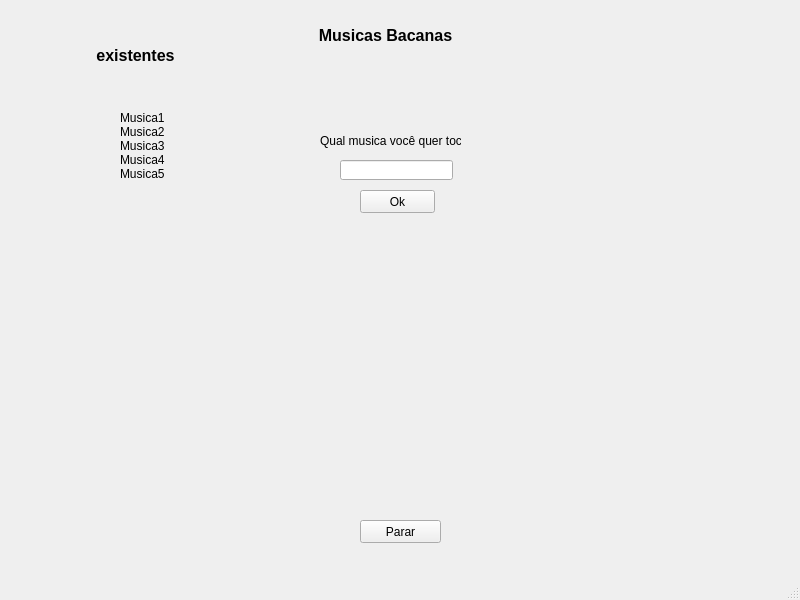
<?xml version="1.0" encoding="UTF-8"?>
<ui version="4.0">
 <class>MainWindow</class>
 <widget class="QMainWindow" name="MainWindow">
  <property name="geometry">
   <rect>
    <x>0</x>
    <y>0</y>
    <width>800</width>
    <height>600</height>
   </rect>
  </property>
  <property name="windowTitle">
   <string>MainWindow</string>
  </property>
  <widget class="QWidget" name="centralwidget">
   <widget class="QLabel" name="label_6">
    <property name="geometry">
     <rect>
      <x>260</x>
      <y>20</y>
      <width>251</width>
      <height>31</height>
     </rect>
    </property>
    <property name="font">
     <font>
      <pointsize>12</pointsize>
      <weight>75</weight>
      <bold>true</bold>
     </font>
    </property>
    <property name="text">
     <string>Musicas Bacanas</string>
    </property>
    <property name="alignment">
     <set>Qt::AlignCenter</set>
    </property>
   </widget>
   <widget class="QLabel" name="label_7">
    <property name="geometry">
     <rect>
      <x>140</x>
      <y>290</y>
      <width>521</width>
      <height>211</height>
     </rect>
    </property>
    <property name="font">
     <font>
      <pointsize>12</pointsize>
      <weight>75</weight>
      <bold>true</bold>
     </font>
    </property>
    <property name="text">
     <string/>
    </property>
    <property name="alignment">
     <set>Qt::AlignCenter</set>
    </property>
   </widget>
   <widget class="QPushButton" name="pushButton_2">
    <property name="geometry">
     <rect>
      <x>360</x>
      <y>520</y>
      <width>81</width>
      <height>23</height>
     </rect>
    </property>
    <property name="text">
     <string>Parar</string>
    </property>
   </widget>
   <widget class="QLabel" name="label_8">
    <property name="geometry">
     <rect>
      <x>320</x>
      <y>70</y>
      <width>141</width>
      <height>141</height>
     </rect>
    </property>
    <property name="text">
     <string>Qual musica você quer tocar</string>
    </property>
   </widget>
   <widget class="QLineEdit" name="lineEdit">
    <property name="geometry">
     <rect>
      <x>340</x>
      <y>160</y>
      <width>113</width>
      <height>20</height>
     </rect>
    </property>
   </widget>
   <widget class="QPushButton" name="pushButton">
    <property name="geometry">
     <rect>
      <x>360</x>
      <y>190</y>
      <width>75</width>
      <height>23</height>
     </rect>
    </property>
    <property name="text">
     <string>Ok</string>
    </property>
   </widget>
   <widget class="QLabel" name="label">
    <property name="geometry">
     <rect>
      <x>120</x>
      <y>80</y>
      <width>47</width>
      <height>131</height>
     </rect>
    </property>
    <property name="text">
     <string>Musica1 Musica2 Musica3 Musica4 Musica5</string>
    </property>
    <property name="wordWrap">
     <bool>true</bool>
    </property>
   </widget>
   <widget class="QLabel" name="label_9">
    <property name="geometry">
     <rect>
      <x>10</x>
      <y>40</y>
      <width>251</width>
      <height>31</height>
     </rect>
    </property>
    <property name="font">
     <font>
      <pointsize>12</pointsize>
      <weight>75</weight>
      <bold>true</bold>
     </font>
    </property>
    <property name="text">
     <string>existentes</string>
    </property>
    <property name="alignment">
     <set>Qt::AlignCenter</set>
    </property>
   </widget>
  </widget>
  <widget class="QMenuBar" name="menubar">
   <property name="geometry">
    <rect>
     <x>0</x>
     <y>0</y>
     <width>800</width>
     <height>21</height>
    </rect>
   </property>
  </widget>
  <widget class="QStatusBar" name="statusbar"/>
 </widget>
 <resources/>
 <connections/>
</ui>
